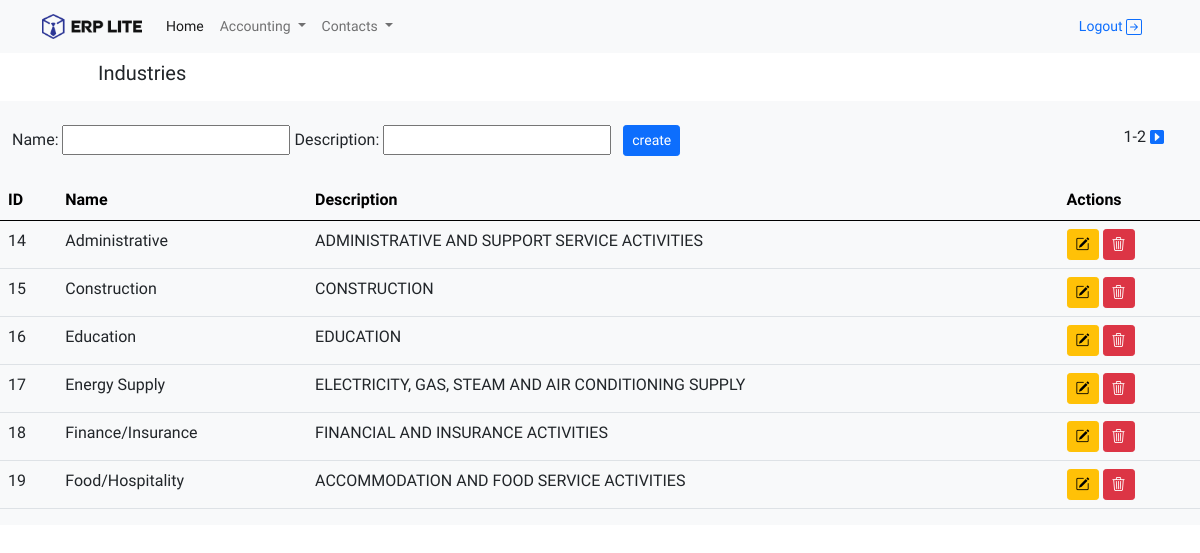
Page /contacts/industry/ (signed in) on the committed database.
### contacts/models.py (models this page shows, shortened)
class Industries(models.Model):
    name = models.CharField(max_length=220)
    description = models.CharField(max_length=220)

### contacts/views.py (the view)
# urls.py: path('industry/', create_industry, name='industry'),
@login_required(login_url='login')
def create_industry(request):
    form = FormIndustry()
    if request.method == 'POST':
        form = FormIndustry(request.POST)
        if form.is_valid():
            form.save()
        return redirect('contacts:industry')
    industries_list = Industries.objects.all()
    paginator = Paginator(Industries.objects.all(), 6)
    page_number = request.GET.get('page')
    page_industry = paginator.get_page(page_number)
    context = {
        'form': form,
        'industries_list': industries_list,
        'page_industry': page_industry,
    }
    return render(request, 'industries.html', context)

### contacts/forms.py
class FormIndustry(ModelForm):
    class Meta:
        model = Industries
        fields = '__all__'

### contacts/templates/industries.html (shortened to what this page needs)
{% extends 'home/home.html' %}
{% block Title %}
    Industries
{% endblock %}
{% block content %}
    <div class="row py-4">
        <div class="d-flex justify-content-between">
            <form method="POST" action="">
                {{ form }}
                {% if page_name %}
                    <input type="submit" value="update" class="ms-2 btn btn-warning btn-sm">
                    <a href="{% url 'contacts:industry' %}" class="btn btn-secondary btn-sm">cancel</a>
                {% else %}
                    <input type="submit" value="create" class="ms-2 btn btn-primary btn-sm">
                {% endif %}
            </form>
            <div class="px-4">
                {{ page_industry.number }}-{{ page_industry.paginator.num_pages }}
                {% if page_industry.has_next %}
                    <a href="?page={{ page_industry.next_page_number }}"><i class="bi bi-caret-right-square-fill"></i></a>
                {% endif %}
            </div>
        </div>
    </div>
    <div class="row">
        <table class="table">
            <thead class="table-light">
            <tr>
                <th>ID</th>
                <th>Name</th>
                <th>Description</th>
                <th>Actions</th>
            </tr>
            </thead>
            <tbody>
            {% if page_industry %}
                {% for industry in page_industry %}
                    <tr>
                        <td>{{ industry.id }}</td>
                        <td>{{ industry.name }}</td>
                        <td>{{ industry.description }}</td>
                        <td><a href="{% url 'contacts:update-industry' industry.pk %}" class="btn btn-warning btn-sm"><i
                                class="bi bi-pencil-square"></i></a>
                            <a href="{% url 'contacts:delete-industry' industry.pk %}" class="btn btn-danger btn-sm"><i
                                    class="bi bi-trash3"></i></a></td>
                    </tr>
                {% endfor %}
            {% else %}
                <tr>
                    <td>
                        No found data.
                    </td>
                </tr>
            {% endif %}
            </tbody>
        </table>
    </div>
{% endblock %}

### static/main.css (style rules this page uses)
html { margin: 0; padding: 0; box-sizing: border-box; }
body { font-family: 'Quicksand', sans-serif; }
a { font-size: 14px!important; }

### rows in the picture
Industries: id "14", name "Administrative", description "ADMINISTRATIVE AND SUPPORT SERVICE ACTIVITIES"
Industries: id "15", name "Construction", description "CONSTRUCTION"
Industries: id "16", name "Education", description "EDUCATION"
Industries: id "17", name "Energy Supply", description "ELECTRICITY, GAS, STEAM AND AIR CONDITIONING SUPPLY"
Industries: id "18", name "Finance/Insurance", description "FINANCIAL AND INSURANCE ACTIVITIES"
Industries: id "19", name "Food/Hospitality", description "ACCOMMODATION AND FOOD SERVICE ACTIVITIES"

### other values in the picture
{{ page_industry.number }} "1"
{{ page_industry.paginator.num_pages }} "2"
